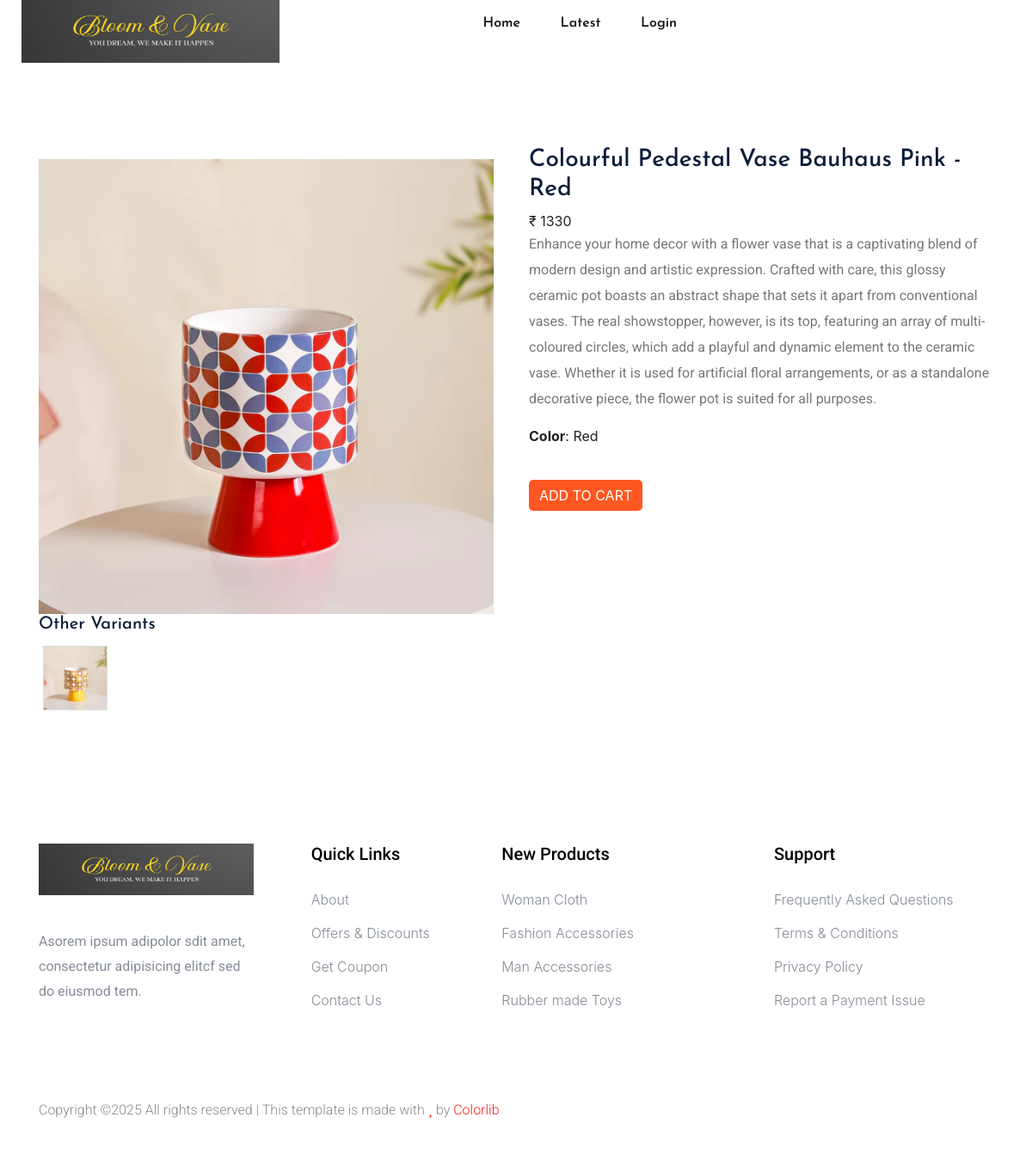
Page /variant/5/ on the committed database.
### product/models.py (models this page shows, shortened)
class ProductVariant(models.Model):
    product = models.ForeignKey('Product', on_delete=models.CASCADE, related_name='variants')
    color = models.CharField(max_length=50)
    quantity = models.PositiveIntegerField()
    variant_image = models.ImageField(upload_to='products/variants', null=True, blank=True)

class Product(models.Model):
    CHOICES = [
        ('large','Large'),
        ('medium','Medium'),
        ('small','Small')
    ]
    name = models.CharField(max_length=100)
    base_image = models.ImageField(upload_to='products/base')
    quantity = models.PositiveIntegerField()
    price = models.PositiveIntegerField()
    description = models.TextField()
    created = models.DateTimeField(default=datetime.now)
    discount = models.FloatField()
    size = models.CharField(max_length=20,choices=CHOICES,default = 'small')
    category = models.ForeignKey('Category',on_delete=models.CASCADE)
    soft_deleted = models.BooleanField(default=False)

### product/views.py (the view)
# urls.py: path('variant/<int:variant_id>/',variant_details,name = 'variant_details'),
def variant_details(request, variant_id):
    variant = ProductVariant.objects.get(id=variant_id)
    other_variants = ProductVariant.objects.filter(product=variant.product).exclude(id=variant_id)
    context = {
        'variant': variant,
        'other_variants': other_variants,
        'page':"variants_page"
    }
    return render(request, 'product/variant_details.html', context)

### product/templates/product/variant_details.html (shortened to what this page needs)
{% extends 'user/index.html' %}
{% block body %}
{% load static %}
<section class="product-details spad" style="margin-top: 100px;">
    <div class="container">
        <div class="row">
            <div class="col-lg-6 col-md-6">
                <div class="product__details__pic">
                    {% if variant.variant_image %}
                    <img class="product__details__pic__item--large" src="{{ variant.variant_image.url }}" alt="{{ variant.color }}" style="width: 98%;">
                    {% endif %}
                </div>
                <div class="product__details__pic__variants">
                    <h5>Other Variants</h5>
                    <div class="variant-images">
                        {% for other_variant in other_variants %}
                        <a href="{% url 'variant_details' other_variant.id %}">
                            <img src="{{ other_variant.variant_image.url }}" alt="{{ other_variant.color }}" style="width: 75px; height: 75px; margin: 5px; border: 1px solid #ddd;">
                        </a>
                        {% endfor %}
                    </div>
                </div>
            </div>
            <div class="col-lg-6 col-md-6">
                <div class="product__details__text">
                    <h3>{{ variant.product.name }} - {{ variant.color }}</h3>
                    <div class="product__details__price">₹ {{ variant.product.price }}</div>
                    <p>{{ variant.product.description }}</p>
                    <ul>
                        <li><b>Color</b>: {{ variant.color }}</li>
                    </ul>
                    <div>
                        <form method="POST" action="{% url 'add_to_cart' variant.id %}">
                            <button type="submit"
                                style="
                                    background-color: #FF5722;
                                    color: white;
                                    padding: 6px 12px;
                                    font-size: 16px;
                                    margin-top:23px;
                                    border: none;
                                    border-radius: 5px;
                                    cursor: pointer;
                                    transition: background-color 0.3s ease;
                                ">
                                ADD TO CART
                            </button>
                        </form>
                    </div>
                </div>
            </div>
        </div>
    </div>
</section>
{% endblock body %}

### rows in the picture
ProductVariant: variant_image (picture), product.name "Colourful Pedestal Vase Bauhaus Pink", color "Red", product.price "1330", product.description "Enhance your home decor with a flower vase that is a captivating blend of modern design and artistic expression. Crafted with care, this glossy ceramic pot boasts an abstract shape that sets it apart from conventional vases. The real showstopper, however, is its top, featuring an array of multi-coloured circles, which add a playful and dynamic element to the ceramic vase. Whether it is used for artificial floral arrangements, or as a standalone decorative piece, the flower pot is suited for all purposes."
ProductVariant: variant_image (picture)
